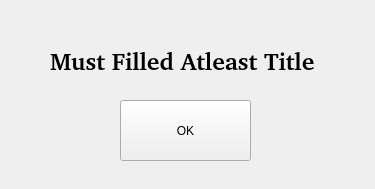
<?xml version="1.0" encoding="UTF-8"?>
<ui version="4.0">
 <class>frmnoteedittitle</class>
 <widget class="QWidget" name="frmnoteedittitle">
  <property name="geometry">
   <rect>
    <x>0</x>
    <y>0</y>
    <width>375</width>
    <height>189</height>
   </rect>
  </property>
  <property name="windowTitle">
   <string>Note For Title Filling</string>
  </property>
  <property name="windowIcon">
   <iconset>
    <normaloff>Images/we.ico</normaloff>Images/we.ico</iconset>
  </property>
  <widget class="QLabel" name="lblatleasttitle">
   <property name="geometry">
    <rect>
     <x>50</x>
     <y>30</y>
     <width>271</width>
     <height>61</height>
    </rect>
   </property>
   <property name="font">
    <font>
     <family>Bitstream Charter</family>
     <pointsize>18</pointsize>
     <weight>75</weight>
     <bold>true</bold>
    </font>
   </property>
   <property name="text">
    <string>Must Filled Atleast Title</string>
   </property>
  </widget>
  <widget class="QPushButton" name="pbatleastfilledtitle">
   <property name="geometry">
    <rect>
     <x>120</x>
     <y>100</y>
     <width>131</width>
     <height>61</height>
    </rect>
   </property>
   <property name="text">
    <string>OK</string>
   </property>
  </widget>
 </widget>
 <resources/>
 <connections/>
</ui>
